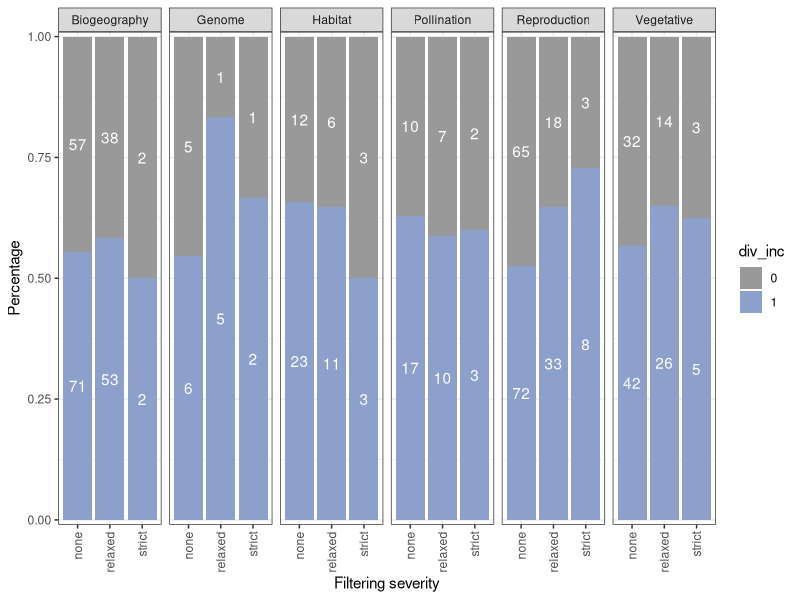

Source code (R): (Note: this script raises an error after producing the figure.)
rm(list=ls())
#Library
library(tidyverse)
library(ggplot2)
library(RColorBrewer)
library(dplyr)
library(patchwork)
library(grid)

#read in full data frame
df <-
  read.csv("data/sse_review_table - main_table.csv")

#choose the columns you want in model (plus study/model_no for formatting)
df <-
  df[, c(
    'study',
    'model_no',
    'sse_model',
    'trait_level_2',
    'tips',
    'perc_sampling',
    'samples_per_state',
    'div_inc'
  )]

# Subset to only thos models with good data
#df<-df[df$sse_model %in% hidd, ]

#make sure columns are the right type
df$trait_level_2 <- as.factor(df$trait_level_2)

###
# Make samples per state into tip bias
###

#get max and min values of samples per state for each model
top_df <-
  df %>% group_by(study, model_no) %>% slice_max(n = 1,
                                                 order_by = samples_per_state,
                                                 with_ties = F)

head(top_df)

bot_df <-
  df %>% group_by(study, model_no) %>% slice_min(n = 1,
                                                 order_by = samples_per_state,
                                                 with_ties = F)

head(bot_df)

#reduce to a single binary result per model per study
df2 <- df %>%
  group_by(study, model_no) %>%
  dplyr::slice(which.max(div_inc))

#make div_inc values > 1 (multistate models) = 1
df2$div_inc[df2$div_inc>1]<-1

#make binary trait factor
df2$div_inc <- as.factor(df2$div_inc)

#make sampling fraction %
df2$perc_sampling <- df2$perc_sampling * 100

#check that orders of df2 and top/bot_df match up
top_df$study==bot_df$study
top_df$model_no==bot_df$model_no

df2$model_no==bot_df$model_no
df2$model_no==top_df$model_no

df2$study==bot_df$study
df2$study==top_df$study

#add tip bias column by dividing larger number of tips with state A by smaller number of tips with state B
#multi-state models are therefore largest tip bias possible in the data
df2$tip_bias <- top_df$samples_per_state / bot_df$samples_per_state

# Subset to only common categories
tra<-c("Biogeography", "Genome", "Habitat", "Pollination", "Reproduction", "Vegetative")
df2<-df2[df2$trait_level_2 %in% tra, ]

# df2 = all data
# remove rows with missing data
df2<-na.omit(df2)
df2<-droplevels(df2)

# df3 = relaxed filtering
df3<-df2[df2$tips>=100,]
df3<-df3[df3$perc_sampling>=10,]
df3<-df3[df3$tip_bias<=20,]

#number of studies meeting criteria (COMMON CATS ONLY)
unique(df3$study)

# df4 = strict filtering
df4<-df2[df2$tips>=300,]
df4<-df4[df4$perc_sampling>=25,]
df4<-df4[df4$tip_bias<=10,]

#number of studies meeting criteria (COMMON CATS ONLY)
unique(df4$study)

#count and percentages of 0 and 1 per trait

#no filtering
df2 <- df2 %>% group_by(trait_level_2, div_inc, .drop=FALSE) %>% summarize(count=n()) %>%   mutate(perc = count/sum(count)) %>% ungroup()  %>% complete(trait_level_2, div_inc, fill = list(count = 0))

#relaxed filtering
df3 <- df3 %>% group_by(trait_level_2, div_inc, .drop=FALSE) %>%
  summarize(count=n()) %>%
  mutate(perc = count/sum(count)) %>%
  ungroup()  %>%
  complete(trait_level_2, div_inc, fill = list(count = 0))

#fix NA issue
#df3$perc[is.na(df3$perc)]<-0

#strict filtering
df4 <- df4 %>% group_by(trait_level_2, div_inc, .drop=FALSE) %>% summarize(count=n()) %>%   mutate(perc = count/sum(count)) %>% ungroup()  %>% complete(trait_level_2, div_inc, fill = list(count = 0))

#make binary classification character
df2$div_inc<-as.character(df2$div_inc)
df3$div_inc<-as.character(df3$div_inc)
df4$div_inc<-as.character(df4$div_inc)

#combine dfs
df_all<-rbind(df2,df3,df4)

#add column with filtering label
df_all$filter<-c(rep("none",length(rownames(df2))),
                 rep("relaxed",length(rownames(df3))),
                 rep("strict",length(rownames(df4))))

#group by filter, calculate position for labels in plot
df_all_2<-df_all %>%
  group_by(trait_level_2, filter) %>%
  arrange(filter, desc(div_inc)) %>%
  mutate(lab_ypos = cumsum(perc) - 0.5 * perc)

#fix 0 count issue
#df_all_2$lab_ypos[df_all_2$count==0] <- NA

####
# Plot
####

#color
options(ggplot2.discrete.fill = c("#999999", brewer.pal(5,"Set2")[3]))

ggplot(df_all_2, aes(fill=div_inc, y=perc, x=filter)) +
  geom_bar(stat = "identity", position = "stack") +
  geom_text(aes(y = lab_ypos, label = count, group = div_inc), color = "white") +
  facet_grid(~ trait_level_2) +
  scale_y_continuous(expand = c(0.01, 0),
                     name ="Percentage") +
  scale_x_discrete(name ="Filtering severity") +
  theme_bw() +
  theme(axis.text.x = element_text(angle = 90, vjust = 0.5, hjust=1))

ggsave("figures/review/stacked_grouped_barplot_traits_filtering.png",
       width = 20,
       height = 10,
       units = 'cm')

